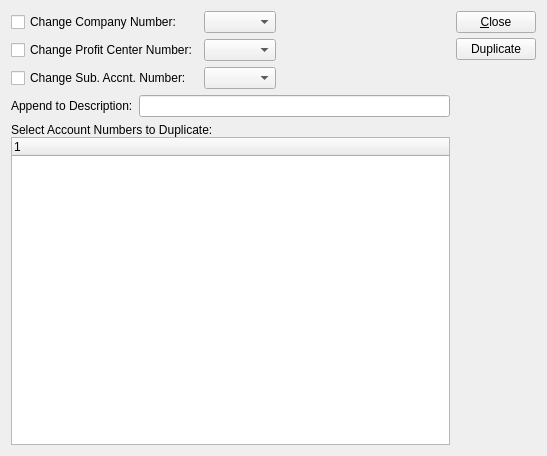
<ui version="4.0" >
 <author></author>
 <comment>This file is part of the xTuple ERP: PostBooks Edition, a free and
open source Enterprise Resource Planning software suite,
Copyright (c) 1999-2011 by OpenMFG LLC, d/b/a xTuple.
It is licensed to you under the Common Public Attribution License
version 1.0, the full text of which (including xTuple-specific Exhibits)
is available at www.xtuple.com/CPAL.  By using this software, you agree
to be bound by its terms.</comment>
 <class>duplicateAccountNumbers</class>
 <widget class="QWidget" name="duplicateAccountNumbers" >
  <property name="geometry" >
   <rect>
    <x>0</x>
    <y>0</y>
    <width>547</width>
    <height>456</height>
   </rect>
  </property>
  <property name="windowTitle" >
   <string>Duplicate Account Numbers</string>
  </property>
   <layout class="QHBoxLayout" >
    <item>
     <layout class="QVBoxLayout" >
      <property name="margin" >
       <number>0</number>
      </property>
      <property name="spacing" >
       <number>6</number>
      </property>
      <item>
       <layout class="QHBoxLayout" >
        <property name="margin" >
         <number>0</number>
        </property>
        <property name="spacing" >
         <number>6</number>
        </property>
        <item>
         <layout class="QGridLayout" >
          <property name="margin" >
           <number>0</number>
          </property>
          <property name="spacing" >
           <number>6</number>
          </property>
          <item row="1" column="0" >
           <widget class="QCheckBox" name="_changeProfit" >
            <property name="text" >
             <string>Change Profit Center Number:</string>
            </property>
           </widget>
          </item>
          <item row="0" column="1" >
           <widget class="XComboBox" name="_company" >
            <property name="type" >
             <enum>XComboBox::Companies</enum>
            </property>
           </widget>
          </item>
          <item row="0" column="0" >
           <widget class="QCheckBox" name="_changeCompany" >
            <property name="text" >
             <string>Change Company Number:</string>
            </property>
           </widget>
          </item>
          <item row="1" column="1" >
           <widget class="XComboBox" name="_profit" >
            <property name="type" >
             <enum>XComboBox::ProfitCenters</enum>
            </property>
           </widget>
          </item>
          <item row="2" column="1" >
           <widget class="XComboBox" name="_sub" >
            <property name="type" >
             <enum>XComboBox::Subaccounts</enum>
            </property>
           </widget>
          </item>
          <item row="2" column="0" >
           <widget class="QCheckBox" name="_changeSub" >
            <property name="text" >
             <string>Change Sub. Accnt. Number:</string>
            </property>
           </widget>
          </item>
         </layout>
        </item>
        <item>
         <spacer>
          <property name="orientation" >
           <enum>Qt::Horizontal</enum>
          </property>
          <property name="sizeHint" >
           <size>
            <width>40</width>
            <height>20</height>
           </size>
          </property>
         </spacer>
        </item>
       </layout>
      </item>
      <item>
       <layout class="QHBoxLayout" >
        <property name="margin" >
         <number>0</number>
        </property>
        <property name="spacing" >
         <number>6</number>
        </property>
        <item>
         <widget class="QLabel" name="_descripLit" >
          <property name="text" >
           <string>Append to Description:</string>
          </property>
          <property name="buddy" >
           <cstring>_descrip</cstring>
          </property>
         </widget>
        </item>
        <item>
         <widget class="QLineEdit" name="_descrip" />
        </item>
       </layout>
      </item>
      <item>
       <layout class="QVBoxLayout" >
        <property name="margin" >
         <number>0</number>
        </property>
        <property name="spacing" >
         <number>0</number>
        </property>
        <item>
         <widget class="QLabel" name="_glAccountNumbersLit" >
          <property name="text" >
           <string>Select Account Numbers to Duplicate:</string>
          </property>
          <property name="buddy" >
           <cstring>_account</cstring>
          </property>
         </widget>
        </item>
        <item>
         <widget class="XTreeWidget" name="_account" >
          <property name="sizePolicy" >
           <sizepolicy>
            <hsizetype>7</hsizetype>
            <vsizetype>7</vsizetype>
            <horstretch>0</horstretch>
            <verstretch>0</verstretch>
           </sizepolicy>
          </property>
          <property name="selectionMode" >
           <enum>QAbstractItemView::MultiSelection</enum>
          </property>
         </widget>
        </item>
       </layout>
      </item>
     </layout>
    </item>
    <item>
     <layout class="QVBoxLayout" >
      <property name="margin" >
       <number>0</number>
      </property>
      <property name="spacing" >
       <number>5</number>
      </property>
      <item>
       <widget class="QPushButton" name="_close" >
        <property name="text" >
         <string>&amp;Close</string>
        </property>
       </widget>
      </item>
      <item>
       <widget class="QPushButton" name="_duplicate" >
        <property name="text" >
         <string>Duplicate</string>
        </property>
       </widget>
      </item>
      <item>
       <spacer>
        <property name="orientation" >
         <enum>Qt::Vertical</enum>
        </property>
        <property name="sizeHint" >
         <size>
          <width>20</width>
          <height>40</height>
         </size>
        </property>
       </spacer>
      </item>
     </layout>
    </item>
   </layout>
 </widget>
 <layoutdefault spacing="6" margin="11" />
 <pixmapfunction>qPixmapFromMimeSource</pixmapfunction>
 <customwidgets>
  <customwidget>
   <class>XComboBox</class>
   <extends>QComboBox</extends>
   <header>xcombobox.h</header>
  </customwidget>
  <customwidget>
   <class>XTreeWidget</class>
   <extends>QTreeWidget</extends>
   <header>xtreewidget.h</header>
  </customwidget>
 </customwidgets>
 <tabstops>
  <tabstop>_changeCompany</tabstop>
  <tabstop>_company</tabstop>
  <tabstop>_changeProfit</tabstop>
  <tabstop>_profit</tabstop>
  <tabstop>_changeSub</tabstop>
  <tabstop>_sub</tabstop>
  <tabstop>_descrip</tabstop>
  <tabstop>_account</tabstop>
  <tabstop>_duplicate</tabstop>
  <tabstop>_close</tabstop>
 </tabstops>
 <includes/>
 <resources/>
 <connections>
  <connection>
   <sender>_close</sender>
   <signal>clicked()</signal>
   <receiver>duplicateAccountNumbers</receiver>
   <slot>close()</slot>
   <hints>
    <hint type="sourcelabel" >
     <x>486</x>
     <y>26</y>
    </hint>
    <hint type="destinationlabel" >
     <x>20</x>
     <y>20</y>
    </hint>
   </hints>
  </connection>
 </connections>
</ui>
